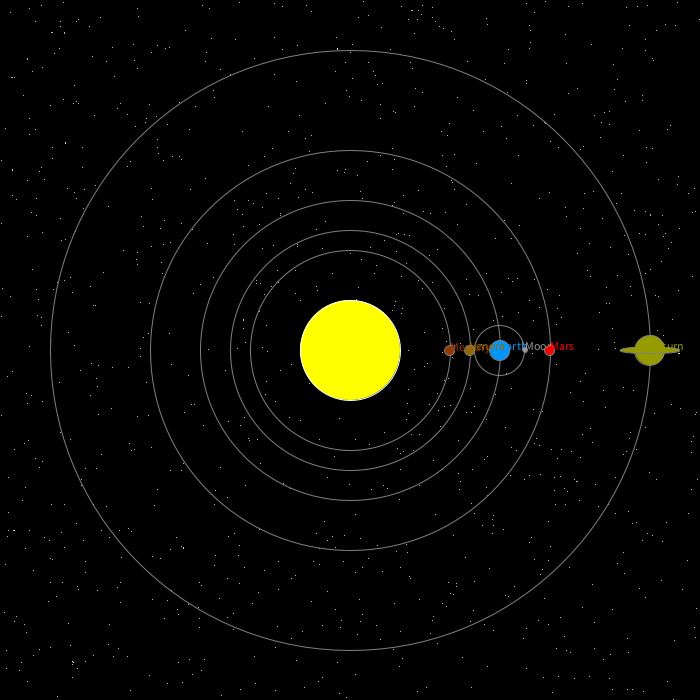
Frame 1 (no input)
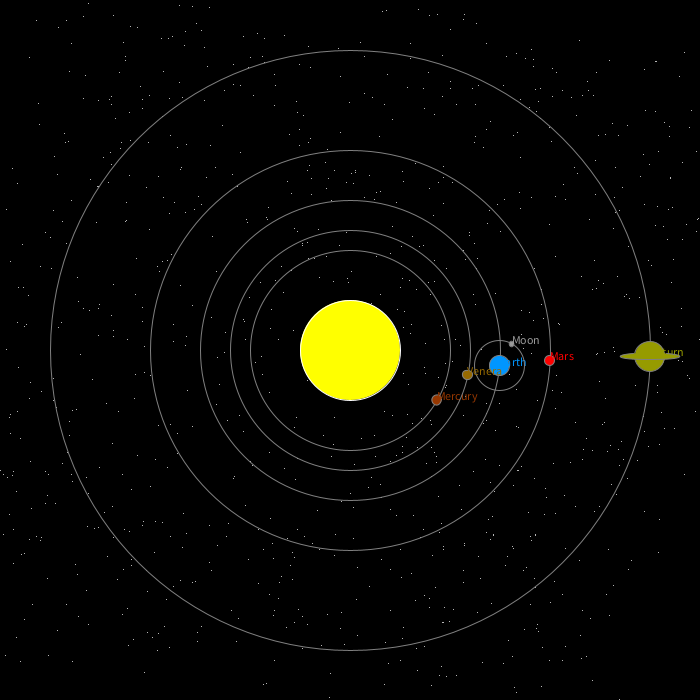
Frame 60 (the mouse pressed at the canvas centre just before this capture)
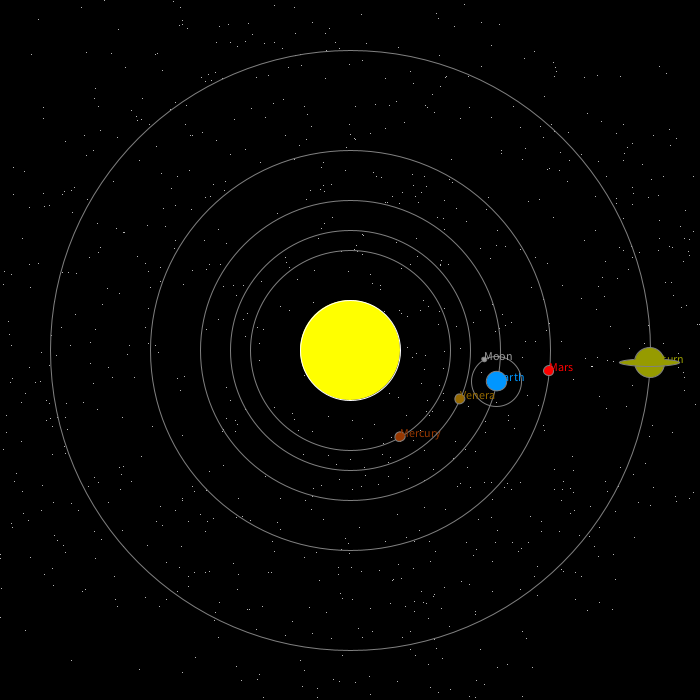
Frame 120 (the mouse held since frame 60 and released just before this capture)

The Processing sketch that drew these frames (run headless with seeded random() and noise(); from frame 60 on, the mouse is pressed at the canvas centre):

// Processing sketch: PanetRock_OOP_satellitesAdvance
// ── PanetRock_OOP_satellitesAdvance.pde
ArrayList<Planet> planets = new ArrayList<Planet>();
Stars stars = new Stars(1000);


void setup() {
  size(700, 700);
  rectMode(CENTER);

  PlanetWithSatellite e = new PlanetWithSatellite("Earth", 300, 20, 1, color(0, 150, 255));
  e.addSatellite(new Planet("Moon", 50, 5, -0.1, color(155, 155, 155)));
  planets.add(e);
  planets.add(new Planet("Mars", 400, 10, 2, color(255, 0, 0)));
  planets.add(new Saturn("Saturn", 600, 30, 5, color(150, 155, 0)));
  planets.add(new Planet("Mercury", 200, 10, 0.2, color(150, 55, 0)));
  planets.add(new Planet("Venera", 240, 10, 0.5, color(150, 105, 0)));

}

void draw() {
  background(0);
  
  translate(width/2, height/2);
  stars.drawStars();


  drawSun();

  for (Planet p : planets) {
    p.drawPlanet();
  }
}

void drawSun() {
  fill(255, 255, 0);
  ellipse(0, 0, 100, 100);
}


// ── Planet.pde
class Planet {
  final int speed = 30*60;
  String name;
  int orbita;
  int diametr;
  float angle;
  float currentAngle=0;
  color rgb;
  

  public Planet(String name, int o, int d, float period, color col) {
    this.name= name;
    orbita= o;
    diametr =d;
    angle=PI/(speed*period);
    rgb = col;
  }

  void drawPlanet() {
    pushMatrix();

    noFill(); 
    stroke(128);
    ellipse(0, 0, orbita, orbita); 
    rotate(currentAngle+=angle);
    translate(orbita/2, 0);
    fill(rgb);
    ellipse(0, 0, diametr, diametr);    

    rotate(-currentAngle);
    text(name,0,0);

    popMatrix();
  }
}
// ── Saturn.pde
class Saturn extends Planet {
  ArrayList<Planet> satellits=new ArrayList<Planet>();

  Saturn(String name, int o, int d, float period, color col) {
    super(name, o, d, period, col);
  }

  void drawPlanet() {
    pushMatrix();

    noFill(); 
    stroke(128);
    ellipse(0, 0, orbita, orbita); 
    rotate(currentAngle+=angle);
    translate(orbita/2, 0);
    fill(rgb);
    ellipse(0, 0, diametr, diametr);    

    rotate(-currentAngle);
    text(name, 0, 0);

    arc(0, 0, diametr*2,diametr/4, -1, PI+1,OPEN);

    popMatrix();
  }

  void addSatellite(Planet p) {
    satellits.add(p);
  }
}
// ── Star.pde
class Star {
  int x;
  int y;
  int size;

  Star() {
    x=(int)random(-350,350);
    y=(int)random(-350,350); 
    size=(int)random(1, 5);
  }

  void drawStar() {
    //ellipse(x, y, size, size);
    point(x,y);
  }
}


// ── Stars.pde
class Stars{
  
  Star[] stars;
  float t=0;
  
  Stars(int n){
    stars = new Star[n];
    for (int i=0; i<n; i++){
      stars[i]=new Star();
    }
  }
  
  void drawStars(){
    stroke(255);
    pushMatrix();
    
    for (Star s:stars){
      t+=0.00000001;
      //fill(noise(t*1000)*255);
      s.drawStar();
      rotate(t);
    } 
    popMatrix();
  }
}

// ── planetWithSatellite.pde
class PlanetWithSatellite extends Planet {
  ArrayList<Planet> satellits = new ArrayList<Planet>();

  PlanetWithSatellite(String name, int o, int d, float period, color col) {
    super(name, o, d, period, col);
  }

  void drawPlanet() {
    pushMatrix();

    noFill(); 
    stroke(128);
    ellipse(0, 0, orbita, orbita); 
    rotate(currentAngle+=angle);
    translate(orbita/2, 0);
    fill(rgb);
    ellipse(0, 0, diametr, diametr);    

    rotate(-currentAngle);
    text(name, 0, 0);

    for (Planet s : satellits) {
      s.drawPlanet();
    }

    popMatrix();
  }

  void addSatellite(Planet p) {
    satellits.add(p);
  }
}
